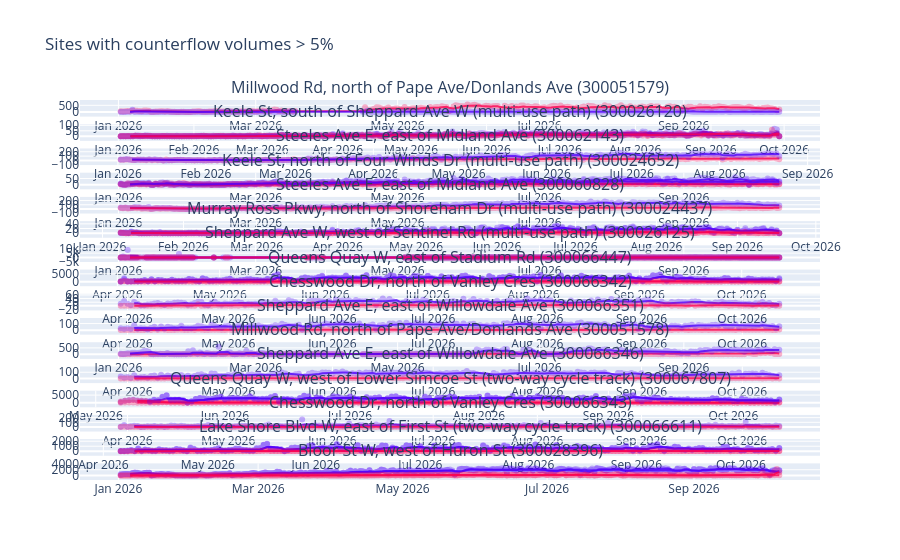

The notebook cell this image was saved under:
### Code cell
df["site_name"] = df.site_description + ' (' +  df.site_id + ')'
subject_sites = df.loc[df.percentage_change > 0.05, 'site_id'] #Let's look at all sites where this would make a difference of 5%
subject_site_names = df.loc[df.percentage_change > 0.05, "site_name"]

# Initiate the facet grid
fig = make_subplots(
    rows=len(subject_sites),
    cols=1,
    subplot_titles=subject_site_names,
    vertical_spacing=0.02
)

# add my plots in a looop
for i, site in enumerate(subject_sites):

    specify_site_query = site_query.format(site_id_=site)

    # print(f"Site: {site}")
    site_volumes = pd.read_sql(specify_site_query, con=engine)
    site_flow_info = site_volumes.drop_duplicates('flow_id')

    for flow_id, flow_type in zip(site_flow_info.flow_id, site_flow_info.flow_type):

        if flow_type == 'counterflow':
            colour='#fc0352'
        else:
            colour='#5203fc'
            
        temp_volumes = site_volumes[site_volumes.flow_id == flow_id].copy()
        temp_volumes['rolling_avg'] = temp_volumes.daily_volume.rolling(window=5).mean()
    
        fig.add_trace(
            go.Scatter(
                x=temp_volumes.date_,
                y=temp_volumes.daily_volume,
                mode="markers",
                name=f"{flow_type}",
                marker_color=colour,
                opacity=.3
                
            ),
            row = i + 1,
            col = 1
        )

        fig.add_trace(
            go.Scatter(
                x=temp_volumes.date_,
                y=temp_volumes.rolling_avg,
                mode='lines',
                name='5-Day Rolling Average',
                marker_color=colour,
                opacity=.8
                
            ),
            row = i + 1,
            col = 1
        )

fig.update_layout(
    title="Sites with counterflow volumes > 5% ",
    height=6000,
    showlegend=False
)

fig.show()

### Figure 1 — Plotly figure (JSON) as saved in the notebook; plotly's stock layout.template omitted (floating-point values rounded to 4 significant figures; data arrays with more than 128 entries replaced by an {"elided": "..."} marker saying what was removed)
{"data": [{"marker": {"color": "#fc0352"}, "mode": "markers", "name": "counterflow", "opacity": 0.3, "type": "scatter", "x": {"elided": "256 str values"}, "xaxis": "x", "y": {"elided": "256 int values"}, "yaxis": "y"}, {"marker": {"color": "#fc0352"}, "mode": "lines", "name": "5-Day Rolling Average", "opacity": 0.8, "type": "scatter", "x": {"elided": "256 str values"}, "xaxis": "x", "y": {"elided": "256 float values"}, "yaxis": "y"}, {"marker": {"color": "#5203fc"}, "mode": "markers", "name": "flow", "opacity": 0.3, "type": "scatter", "x": {"elided": "256 str values"}, "xaxis": "x", "y": {"elided": "256 int values"}, "yaxis": "y"}, {"marker": {"color": "#5203fc"}, "mode": "lines", "name": "5-Day Rolling Average", "opacity": 0.8, "type": "scatter", "x": {"elided": "256 str values"}, "xaxis": "x", "y": {"elided": "256 float values"}, "yaxis": "y"}, {"marker": {"color": "#5203fc"}, "mode": "markers", "name": "flow", "opacity": 0.3, "type": "scatter", "x": {"elided": "271 str values"}, "xaxis": "x2", "y": {"elided": "271 int values"}, "yaxis": "y2"}, {"marker": {"color": "#5203fc"}, "mode": "lines", "name": "5-Day Rolling Average", "opacity": 0.8, "type": "scatter", "x": {"elided": "271 str values"}, "xaxis": "x2", "y": {"elided": "271 float values"}, "yaxis": "y2"}, {"marker": {"color": "#fc0352"}, "mode": "markers", "name": "counterflow", "opacity": 0.3, "type": "scatter", "x": {"elided": "271 str values"}, "xaxis": "x2", "y": {"elided": "271 int values"}, "yaxis": "y2"}, {"marker": {"color": "#fc0352"}, "mode": "lines", "name": "5-Day Rolling Average", "opacity": 0.8, "type": "scatter", "x": {"elided": "271 str values"}, "xaxis": "x2", "y": {"elided": "271 float values"}, "yaxis": "y2"}, {"marker": {"color": "#5203fc"}, "mode": "markers", "name": "flow", "opacity": 0.3, "type": "scatter", "x": {"elided": "271 str values"}, "xaxis": "x2", "y": {"elided": "271 int values"}, "yaxis": "y2"}, {"marker": {"color": "#5203fc"}, "mode": "lines", "name": "5-Day Rolling Average", "opacity": 0.8, "type": "scatter", "x": {"elided": "271 str values"}, "xaxis": "x2", "y": {"elided": "271 float values"}, "yaxis": "y2"}, {"marker": {"color": "#fc0352"}, "mode": "markers", "name": "counterflow", "opacity": 0.3, "type": "scatter", "x": {"elided": "271 str values"}, "xaxis": "x2", "y": {"elided": "271 int values"}, "yaxis": "y2"}, {"marker": {"color": "#fc0352"}, "mode": "lines", "name": "5-Day Rolling Average", "opacity": 0.8, "type": "scatter", "x": {"elided": "271 str values"}, "xaxis": "x2", "y": {"elided": "271 float values"}, "yaxis": "y2"}, {"marker": {"color": "#fc0352"}, "mode": "markers", "name": "counterflow", "opacity": 0.3, "type": "scatter", "x": {"elided": "233 str values"}, "xaxis": "x3", "y": {"elided": "233 int values"}, "yaxis": "y3"}, {"marker": {"color": "#fc0352"}, "mode": "lines", "name": "5-Day Rolling Average", "opacity": 0.8, "type": "scatter", "x": {"elided": "233 str values"}, "xaxis": "x3", "y": {"elided": "233 float values"}, "yaxis": "y3"}, {"marker": {"color": "#5203fc"}, "mode": "markers", "name": "flow", "opacity": 0.3, "type": "scatter", "x": {"elided": "233 str values"}, "xaxis": "x3", "y": {"elided": "233 int values"}, "yaxis": "y3"}, {"marker": {"color": "#5203fc"}, "mode": "lines", "name": "5-Day Rolling Average", "opacity": 0.8, "type": "scatter", "x": {"elided": "233 str values"}, "xaxis": "x3", "y": {"elided": "233 float values"}, "yaxis": "y3"}, {"marker": {"color": "#5203fc"}, "mode": "markers", "name": "flow", "opacity": 0.3, "type": "scatter", "x": {"elided": "283 str values"}, "xaxis": "x4", "y": {"elided": "283 int values"}, "yaxis": "y4"}, {"marker": {"color": "#5203fc"}, "mode": "lines", "name": "5-Day Rolling Average", "opacity": 0.8, "type": "scatter", "x": {"elided": "283 str values"}, "xaxis": "x4", "y": {"elided": "283 float values"}, "yaxis": "y4"}, {"marker": {"color": "#fc0352"}, "mode": "markers", "name": "counterflow", "opacity": 0.3, "type": "scatter", "x": {"elided": "283 str values"}, "xaxis": "x4", "y": {"elided": "283 int values"}, "yaxis": "y4"}, {"marker": {"color": "#fc0352"}, "mode": "lines", "name": "5-Day Rolling Average", "opacity": 0.8, "type": "scatter", "x": {"elided": "283 str values"}, "xaxis": "x4", "y": {"elided": "283 float values"}, "yaxis": "y4"}, {"marker": {"color": "#fc0352"}, "mode": "markers", "name": "counterflow", "opacity": 0.3, "type": "scatter", "x": {"elided": "283 str values"}, "xaxis": "x4", "y": {"elided": "283 int values"}, "yaxis": "y4"}, {"marker": {"color": "#fc0352"}, "mode": "lines", "name": "5-Day Rolling Average", "opacity": 0.8, "type": "scatter", "x": {"elided": "283 str values"}, "xaxis": "x4", "y": {"elided": "283 float values"}, "yaxis": "y4"}, {"marker": {"color": "#5203fc"}, "mode": "markers", "name": "flow", "opacity": 0.3, "type": "scatter", "x": {"elided": "283 str values"}, "xaxis": "x4", "y": {"elided": "283 int values"}, "yaxis": "y4"}, {"marker": {"color": "#5203fc"}, "mode": "lines", "name": "5-Day Rolling Average", "opacity": 0.8, "type": "scatter", "x": {"elided": "283 str values"}, "xaxis": "x4", "y": {"elided": "283 float values"}, "yaxis": "y4"}, {"marker": {"color": "#5203fc"}, "mode": "markers", "name": "flow", "opacity": 0.3, "type": "scatter", "x": {"elided": "284 str values"}, "xaxis": "x5", "y": {"elided": "284 int values"}, "yaxis": "y5"}, {"marker": {"color": "#5203fc"}, "mode": "lines", "name": "5-Day Rolling Average", "opacity": 0.8, "type": "scatter", "x": {"elided": "284 str values"}, "xaxis": "x5", "y": {"elided": "284 float values"}, "yaxis": "y5"}, {"marker": {"color": "#fc0352"}, "mode": "markers", "name": "counterflow", "opacity": 0.3, "type": "scatter", "x": {"elided": "284 str values"}, "xaxis": "x5", "y": {"elided": "284 int values"}, "yaxis": "y5"}, {"marker": {"color": "#fc0352"}, "mode": "lines", "name": "5-Day Rolling Average", "opacity": 0.8, "type": "scatter", "x": {"elided": "284 str values"}, "xaxis": "x5", "y": {"elided": "284 float values"}, "yaxis": "y5"}, {"marker": {"color": "#5203fc"}, "mode": "markers", "name": "flow", "opacity": 0.3, "type": "scatter", "x": {"elided": "252 str values"}, "xaxis": "x6", "y": {"elided": "252 int values"}, "yaxis": "y6"}, {"marker": {"color": "#5203fc"}, "mode": "lines", "name": "5-Day Rolling Average", "opacity": 0.8, "type": "scatter", "x": {"elided": "252 str values"}, "xaxis": "x6", "y": {"elided": "252 float values"}, "yaxis": "y6"}, {"marker": {"color": "#fc0352"}, "mode": "markers", "name": "counterflow", "opacity": 0.3, "type": "scatter", "x": {"elided": "252 str values"}, "xaxis": "x6", "y": {"elided": "252 int values"}, "yaxis": "y6"}, {"marker": {"color": "#fc0352"}, "mode": "lines", "name": "5-Day Rolling Average", "opacity": 0.8, "type": "scatter", "x": {"elided": "252 str values"}, "xaxis": "x6", "y": {"elided": "252 float values"}, "yaxis": "y6"}, {"marker": {"color": "#5203fc"}, "mode": "markers", "name": "flow", "opacity": 0.3, "type": "scatter", "x": {"elided": "252 str values"}, "xaxis": "x6", "y": {"elided": "252 int values"}, "yaxis": "y6"}, {"marker": {"color": "#5203fc"}, "mode": "lines", "name": "5-Day Rolling Average", "opacity": 0.8, "type": "scatter", "x": {"elided": "252 str values"}, "xaxis": "x6", "y": {"elided": "252 float values"}, "yaxis": "y6"}, {"marker": {"color": "#fc0352"}, "mode": "markers", "name": "counterflow", "opacity": 0.3, "type": "scatter", "x": {"elided": "252 str values"}, "xaxis": "x6", "y": {"elided": "252 int values"}, "yaxis": "y6"}, {"marker": {"color": "#fc0352"}, "mode": "lines", "name": "5-Day Rolling Average", "opacity": 0.8, "type": "scatter", "x": {"elided": "252 str values"}, "xaxis": "x6", "y": {"elided": "252 float values"}, "yaxis": "y6"}, {"marker": {"color": "#5203fc"}, "mode": "markers", "name": "flow", "opacity": 0.3, "type": "scatter", "x": {"elided": "208 str values"}, "xaxis": "x7", "y": {"elided": "208 int values"}, "yaxis": "y7"}, {"marker": {"color": "#5203fc"}, "mode": "lines", "name": "5-Day Rolling Average", "opacity": 0.8, "type": "scatter", "x": {"elided": "208 str values"}, "xaxis": "x7", "y": {"elided": "208 float values"}, "yaxis": "y7"}, {"marker": {"color": "#fc0352"}, "mode": "markers", "name": "counterflow", "opacity": 0.3, "type": "scatter", "x": {"elided": "194 str values"}, "xaxis": "x7", "y": {"elided": "194 int values"}, "yaxis": "y7"}, {"marker": {"color": "#fc0352"}, "mode": "lines", "name": "5-Day Rolling Average", "opacity": 0.8, "type": "scatter", "x": {"elided": "194 str values"}, "xaxis": "x7", "y": {"elided": "194 float values"}, "yaxis": "y7"}, {"marker": {"color": "#5203fc"}, "mode": "markers", "name": "flow", "opacity": 0.3, "type": "scatter", "x": {"elided": "192 str values"}, "xaxis": "x7", "y": {"elided": "192 int values"}, "yaxis": "y7"}, {"marker": {"color": "#5203fc"}, "mode": "lines", "name": "5-Day Rolling Average", "opacity": 0.8, "type": "scatter", "x": {"elided": "192 str values"}, "xaxis": "x7", "y": {"elided": "192 float values"}, "yaxis": "y7"}, {"marker": {"color": "#fc0352"}, "mode": "markers", "name": "counterflow", "opacity": 0.3, "type": "scatter", "x": {"elided": "203 str values"}, "xaxis": "x7", "y": {"elided": "203 int values"}, "yaxis": "y7"}, {"marker": {"color": "#fc0352"}, "mode": "lines", "name": "5-Day Rolling Average", "opacity": 0.8, "type": "scatter", "x": {"elided": "203 str values"}, "xaxis": "x7", "y": {"elided": "203 float values"}, "yaxis": "y7"}, {"marker": {"color": "#fc0352"}, "mode": "markers", "name": "counterflow", "opacity": 0.3, "type": "scatter", "x": {"elided": "194 str values"}, "xaxis": "x8", "y": {"elided": "194 int values"}, "yaxis": "y8"}, {"marker": {"color": "#fc0352"}, "mode": "lines", "name": "5-Day Rolling Average", "opacity": 0.8, "type": "scatter", "x": {"elided": "194 str values"}, "xaxis": "x8", "y": {"elided": "194 float values"}, "yaxis": "y8"}, {"marker": {"color": "#5203fc"}, "mode": "markers", "name": "flow", "opacity": 0.3, "type": "scatter", "x": {"elided": "194 str values"}, "xaxis": "x8", "y": {"elided": "194 int values"}, "yaxis": "y8"}, {"marker": {"color": "#5203fc"}, "mode": "lines", "name": "5-Day Rolling Average", "opacity": 0.8, "type": "scatter", "x": {"elided": "194 str values"}, "xaxis": "x8", "y": {"elided": "194 float values"}, "yaxis": "y8"}, {"marker": {"color": "#5203fc"}, "mode": "markers", "name": "flow", "opacity": 0.3, "type": "scatter", "x": {"elided": "194 str values"}, "xaxis": "x8", "y": {"elided": "194 int values"}, "yaxis": "y8"}, {"marker": {"color": "#5203fc"}, "mode": "lines", "name": "5-Day Rolling Average", "opacity": 0.8, "type": "scatter", "x": {"elided": "194 str values"}, "xaxis": "x8", "y": {"elided": "194 float values"}, "yaxis": "y8"}, {"marker": {"color": "#fc0352"}, "mode": "markers", "name": "counterflow", "opacity": 0.3, "type": "scatter", "x": {"elided": "194 str values"}, "xaxis": "x8", "y": {"elided": "194 int values"}, "yaxis": "y8"}, {"marker": {"color": "#fc0352"}, "mode": "lines", "name": "5-Day Rolling Average", "opacity": 0.8, "type": "scatter", "x": {"elided": "194 str values"}, "xaxis": "x8", "y": {"elided": "194 float values"}, "yaxis": "y8"}, {"marker": {"color": "#5203fc"}, "mode": "markers", "name": "flow", "opacity": 0.3, "type": "scatter", "x": {"elided": "197 str values"}, "xaxis": "x9", "y": {"elided": "197 int values"}, "yaxis": "y9"}, {"marker": {"color": "#5203fc"}, "mode": "lines", "name": "5-Day Rolling Average", "opacity": 0.8, "type": "scatter", "x": {"elided": "197 str values"}, "xaxis": "x9", "y": {"elided": "197 float values"}, "yaxis": "y9"}, {"marker": {"color": "#fc0352"}, "mode": "markers", "name": "counterflow", "opacity": 0.3, "type": "scatter", "x": {"elided": "197 str values"}, "xaxis": "x9", "y": {"elided": "197 int values"}, "yaxis": "y9"}, {"marker": {"color": "#fc0352"}, "mode": "lines", "name": "5-Day Rolling Average", "opacity": 0.8, "type": "scatter", "x": {"elided": "197 str values"}, "xaxis": "x9", "y": {"elided": "197 float values"}, "yaxis": "y9"}, {"marker": {"color": "#fc0352"}, "mode": "markers", "name": "counterflow", "opacity": 0.3, "type": "scatter", "x": {"elided": "197 str values"}, "xaxis": "x10", "y": {"elided": "197 int values"}, "yaxis": "y10"}, {"marker": {"color": "#fc0352"}, "mode": "lines", "name": "5-Day Rolling Average", "opacity": 0.8, "type": "scatter", "x": {"elided": "197 str values"}, "xaxis": "x10", "y": {"elided": "197 float values"}, "yaxis": "y10"}, {"marker": {"color": "#5203fc"}, "mode": "markers", "name": "flow", "opacity": 0.3, "type": "scatter", "x": {"elided": "197 str values"}, "xaxis": "x10", "y": {"elided": "197 int values"}, "yaxis": "y10"}, {"marker": {"color": "#5203fc"}, "mode": "lines", "name": "5-Day Rolling Average", "opacity": 0.8, "type": "scatter", "x": {"elided": "197 str values"}, "xaxis": "x10", "y": {"elided": "197 float values"}, "yaxis": "y10"}, {"marker": {"color": "#fc0352"}, "mode": "markers", "name": "counterflow", "opacity": 0.3, "type": "scatter", "x": {"elided": "276 str values"}, "xaxis": "x11", "y": {"elided": "276 int values"}, "yaxis": "y11"}, {"marker": {"color": "#fc0352"}, "mode": "lines", "name": "5-Day Rolling Average", "opacity": 0.8, "type": "scatter", "x": {"elided": "276 str values"}, "xaxis": "x11", "y": {"elided": "276 float values"}, "yaxis": "y11"}, {"marker": {"color": "#5203fc"}, "mode": "markers", "name": "flow", "opacity": 0.3, "type": "scatter", "x": {"elided": "276 str values"}, "xaxis": "x11", "y": {"elided": "276 int values"}, "yaxis": "y11"}, {"marker": {"color": "#5203fc"}, "mode": "lines", "name": "5-Day Rolling Average", "opacity": 0.8, "type": "scatter", "x": {"elided": "276 str values"}, "xaxis": "x11", "y": {"elided": "276 float values"}, "yaxis": "y11"}, {"marker": {"color": "#5203fc"}, "mode": "markers", "name": "flow", "opacity": 0.3, "type": "scatter", "x": {"elided": "197 str values"}, "xaxis": "x12", "y": {"elided": "197 int values"}, "yaxis": "y12"}, {"marker": {"color": "#5203fc"}, "mode": "lines", "name": "5-Day Rolling Average", "opacity": 0.8, "type": "scatter", "x": {"elided": "197 str values"}, "xaxis": "x12", "y": {"elided": "197 float values"}, "yaxis": "y12"}, {"marker": {"color": "#fc0352"}, "mode": "markers", "name": "counterflow", "opacity": 0.3, "type": "scatter", "x": {"elided": "197 str values"}, "xaxis": "x12", "y": {"elided": "197 int values"}, "yaxis": "y12"}, {"marker": {"color": "#fc0352"}, "mode": "lines", "name": "5-Day Rolling Average", "opacity": 0.8, "type": "scatter", "x": {"elided": "197 str values"}, "xaxis": "x12", "y": {"elided": "197 float values"}, "yaxis": "y12"}, {"marker": {"color": "#5203fc"}, "mode": "markers", "name": "flow", "opacity": 0.3, "type": "scatter", "x": {"elided": "159 str values"}, "xaxis": "x13", "y": {"elided": "159 int values"}, "yaxis": "y13"}, {"marker": {"color": "#5203fc"}, "mode": "lines", "name": "5-Day Rolling Average", "opacity": 0.8, "type": "scatter", "x": {"elided": "159 str values"}, "xaxis": "x13", "y": {"elided": "159 float values"}, "yaxis": "y13"}, {"marker": {"color": "#fc0352"}, "mode": "markers", "name": "counterflow", "opacity": 0.3, "type": "scatter", "x": {"elided": "159 str values"}, "xaxis": "x13", "y": {"elided": "159 int values"}, "yaxis": "y13"}, {"marker": {"color": "#fc0352"}, "mode": "lines", "name": "5-Day Rolling Average", "opacity": 0.8, "type": "scatter", "x": {"elided": "159 str values"}, "xaxis": "x13", "y": {"elided": "159 float values"}, "yaxis": "y13"}, {"marker": {"color": "#fc0352"}, "mode": "markers", "name": "counterflow", "opacity": 0.3, "type": "scatter", "x": {"elided": "159 str values"}, "xaxis": "x13", "y": {"elided": "159 int values"}, "yaxis": "y13"}, {"marker": {"color": "#fc0352"}, "mode": "lines", "name": "5-Day Rolling Average", "opacity": 0.8, "type": "scatter", "x": {"elided": "159 str values"}, "xaxis": "x13", "y": {"elided": "159 float values"}, "yaxis": "y13"}, {"marker": {"color": "#5203fc"}, "mode": "markers", "name": "flow", "opacity": 0.3, "type": "scatter", "x": {"elided": "152 str values"}, "xaxis": "x13", "y": {"elided": "152 int values"}, "yaxis": "y13"}, {"marker": {"color": "#5203fc"}, "mode": "lines", "name": "5-Day Rolling Average", "opacity": 0.8, "type": "scatter", "x": {"elided": "152 str values"}, "xaxis": "x13", "y": {"elided": "152 float values"}, "yaxis": "y13"}, {"marker": {"color": "#5203fc"}, "mode": "markers", "name": "flow", "opacity": 0.3, "type": "scatter", "x": {"elided": "197 str values"}, "xaxis": "x14", "y": {"elided": "197 int values"}, "yaxis": "y14"}, {"marker": {"color": "#5203fc"}, "mode": "lines", "name": "5-Day Rolling Average", "opacity": 0.8, "type": "scatter", "x": {"elided": "197 str values"}, "xaxis": "x14", "y": {"elided": "197 float values"}, "yaxis": "y14"}, {"marker": {"color": "#fc0352"}, "mode": "markers", "name": "counterflow", "opacity": 0.3, "type": "scatter", "x": {"elided": "197 str values"}, "xaxis": "x14", "y": {"elided": "197 int values"}, "yaxis": "y14"}, {"marker": {"color": "#fc0352"}, "mode": "lines", "name": "5-Day Rolling Average", "opacity": 0.8, "type": "scatter", "x": {"elided": "197 str values"}, "xaxis": "x14", "y": {"elided": "197 float values"}, "yaxis": "y14"}, {"marker": {"color": "#fc0352"}, "mode": "markers", "name": "counterflow", "opacity": 0.3, "type": "scatter", "x": {"elided": "190 str values"}, "xaxis": "x15", "y": {"elided": "190 int values"}, "yaxis": "y15"}, {"marker": {"color": "#fc0352"}, "mode": "lines", "name": "5-Day Rolling Average", "opacity": 0.8, "type": "scatter", "x": {"elided": "190 str values"}, "xaxis": "x15", "y": {"elided": "190 float values"}, "yaxis": "y15"}, {"marker": {"color": "#5203fc"}, "mode": "markers", "name": "flow", "opacity": 0.3, "type": "scatter", "x": {"elided": "190 str values"}, "xaxis": "x15", "y": {"elided": "190 int values"}, "yaxis": "y15"}, {"marker": {"color": "#5203fc"}, "mode": "lines", "name": "5-Day Rolling Average", "opacity": 0.8, "type": "scatter", "x": {"elided": "190 str values"}, "xaxis": "x15", "y": {"elided": "190 float values"}, "yaxis": "y15"}, {"marker": {"color": "#5203fc"}, "mode": "markers", "name": "flow", "opacity": 0.3, "type": "scatter", "x": {"elided": "190 str values"}, "xaxis": "x15", "y": {"elided": "190 int values"}, "yaxis": "y15"}, {"marker": {"color": "#5203fc"}, "mode": "lines", "name": "5-Day Rolling Average", "opacity": 0.8, "type": "scatter", "x": {"elided": "190 str values"}, "xaxis": "x15", "y": {"elided": "190 float values"}, "yaxis": "y15"}, {"marker": {"color": "#fc0352"}, "mode": "markers", "name": "counterflow", "opacity": 0.3, "type": "scatter", "x": {"elided": "190 str values"}, "xaxis": "x15", "y": {"elided": "190 int values"}, "yaxis": "y15"}, {"marker": {"color": "#fc0352"}, "mode": "lines", "name": "5-Day Rolling Average", "opacity": 0.8, "type": "scatter", "x": {"elided": "190 str values"}, "xaxis": "x15", "y": {"elided": "190 float values"}, "yaxis": "y15"}, {"marker": {"color": "#5203fc"}, "mode": "markers", "name": "flow", "opacity": 0.3, "type": "scatter", "x": {"elided": "279 str values"}, "xaxis": "x16", "y": {"elided": "279 int values"}, "yaxis": "y16"}, {"marker": {"color": "#5203fc"}, "mode": "lines", "name": "5-Day Rolling Average", "opacity": 0.8, "type": "scatter", "x": {"elided": "279 str values"}, "xaxis": "x16", "y": {"elided": "279 float values"}, "yaxis": "y16"}, {"marker": {"color": "#5203fc"}, "mode": "markers", "name": "flow", "opacity": 0.3, "type": "scatter", "x": {"elided": "279 str values"}, "xaxis": "x16", "y": {"elided": "279 int values"}, "yaxis": "y16"}, {"marker": {"color": "#5203fc"}, "mode": "lines", "name": "5-Day Rolling Average", "opacity": 0.8, "type": "scatter", "x": {"elided": "279 str values"}, "xaxis": "x16", "y": {"elided": "279 float values"}, "yaxis": "y16"}, {"marker": {"color": "#fc0352"}, "mode": "markers", "name": "counterflow", "opacity": 0.3, "type": "scatter", "x": {"elided": "279 str values"}, "xaxis": "x16", "y": {"elided": "279 int values"}, "yaxis": "y16"}, {"marker": {"color": "#fc0352"}, "mode": "lines", "name": "5-Day Rolling Average", "opacity": 0.8, "type": "scatter", "x": {"elided": "279 str values"}, "xaxis": "x16", "y": {"elided": "279 float values"}, "yaxis": "y16"}, {"marker": {"color": "#fc0352"}, "mode": "markers", "name": "counterflow", "opacity": 0.3, "type": "scatter", "x": {"elided": "279 str values"}, "xaxis": "x16", "y": {"elided": "279 int values"}, "yaxis": "y16"}, {"marker": {"color": "#fc0352"}, "mode": "lines", "name": "5-Day Rolling Average", "opacity": 0.8, "type": "scatter", "x": {"elided": "279 str values"}, "xaxis": "x16", "y": {"elided": "279 float values"}, "yaxis": "y16"}], "layout": {"annotations": [{"font": {"size": 16}, "showarrow": false, "text": "Millwood Rd, north of Pape Ave/Donlands Ave (300051579)", "x": 0.5, "xanchor": "center", "xref": "paper", "y": 1.0, "yanchor": "bottom", "yref": "paper"}, {"font": {"size": 16}, "showarrow": false, "text": "Keele St, south of Sheppard Ave W (multi-use path) (300026120)", "x": 0.5, "xanchor": "center", "xref": "paper", "y": 0.9362, "yanchor": "bottom", "yref": "paper"}, {"font": {"size": 16}, "showarrow": false, "text": "Steeles Ave E, east of Midland Ave (300062143)", "x": 0.5, "xanchor": "center", "xref": "paper", "y": 0.8725, "yanchor": "bottom", "yref": "paper"}, {"font": {"size": 16}, "showarrow": false, "text": "Keele St, north of Four Winds Dr (multi-use path) (300024652)", "x": 0.5, "xanchor": "center", "xref": "paper", "y": 0.8087, "yanchor": "bottom", "yref": "paper"}, {"font": {"size": 16}, "showarrow": false, "text": "Steeles Ave E, east of Midland Ave (300060828)", "x": 0.5, "xanchor": "center", "xref": "paper", "y": 0.745, "yanchor": "bottom", "yref": "paper"}, {"font": {"size": 16}, "showarrow": false, "text": "Murray Ross Pkwy, north of Shoreham Dr (multi-use path) (300024437)", "x": 0.5, "xanchor": "center", "xref": "paper", "y": 0.6813, "yanchor": "bottom", "yref": "paper"}, {"font": {"size": 16}, "showarrow": false, "text": "Sheppard Ave W, west of Sentinel Rd (multi-use path) (300026125)", "x": 0.5, "xanchor": "center", "xref": "paper", "y": 0.6175, "yanchor": "bottom", "yref": "paper"}, {"font": {"size": 16}, "showarrow": false, "text": "Queens Quay W, east of Stadium Rd (300066447)", "x": 0.5, "xanchor": "center", "xref": "paper", "y": 0.5537, "yanchor": "bottom", "yref": "paper"}, {"font": {"size": 16}, "showarrow": false, "text": "Chesswood Dr, north of Vanley Cres (300066342)", "x": 0.5, "xanchor": "center", "xref": "paper", "y": 0.49, "yanchor": "bottom", "yref": "paper"}, {"font": {"size": 16}, "showarrow": false, "text": "Sheppard Ave E, east of Willowdale Ave (300066351)", "x": 0.5, "xanchor": "center", "xref": "paper", "y": 0.4263, "yanchor": "bottom", "yref": "paper"}, {"font": {"size": 16}, "showarrow": false, "text": "Millwood Rd, north of Pape Ave/Donlands Ave (300051578)", "x": 0.5, "xanchor": "center", "xref": "paper", "y": 0.3625, "yanchor": "bottom", "yref": "paper"}, {"font": {"size": 16}, "showarrow": false, "text": "Sheppard Ave E, east of Willowdale Ave (300066346)", "x": 0.5, "xanchor": "center", "xref": "paper", "y": 0.2988, "yanchor": "bottom", "yref": "paper"}, {"font": {"size": 16}, "showarrow": false, "text": "Queens Quay W, west of Lower Simcoe St (two-way cycle track) (300067807)", "x": 0.5, "xanchor": "center", "xref": "paper", "y": 0.235, "yanchor": "bottom", "yref": "paper"}, {"font": {"size": 16}, "showarrow": false, "text": "Chesswood Dr, north of Vanley Cres (300066343)", "x": 0.5, "xanchor": "center", "xref": "paper", "y": 0.1713, "yanchor": "bottom", "yref": "paper"}, {"font": {"size": 16}, "showarrow": false, "text": "Lake Shore Blvd W, east of First St (two-way cycle track) (300066611)", "x": 0.5, "xanchor": "center", "xref": "paper", "y": 0.1075, "yanchor": "bottom", "yref": "paper"}, {"font": {"size": 16}, "showarrow": false, "text": "Bloor St W, west of Huron St (300028396)", "x": 0.5, "xanchor": "center", "xref": "paper", "y": 0.04375, "yanchor": "bottom", "yref": "paper"}], "autosize": true, "showlegend": false, "title": {"text": "Sites with counterflow volumes > 5% "}, "xaxis": {"anchor": "y", "autorange": true, "domain": [0, 1], "range": ["2025-12-14 19:31:24.6395", "2026-10-30 04:28:35.3605"], "type": "date"}, "xaxis10": {"anchor": "y10", "autorange": true, "domain": [0, 1], "range": ["2026-03-17 09:42:19.185", "2026-10-24 14:17:40.815"], "type": "date"}, "xaxis11": {"anchor": "y11", "autorange": true, "domain": [0, 1], "range": ["2025-12-14 19:31:24.6395", "2026-10-30 04:28:35.3605"], "type": "date"}, "xaxis12": {"anchor": "y12", "autorange": true, "domain": [0, 1], "range": ["2026-03-17 09:42:19.185", "2026-10-24 14:17:40.815"], "type": "date"}, "xaxis13": {"anchor": "y13", "autorange": true, "domain": [0, 1], "range": ["2026-04-26 20:18:48.5266", "2026-10-22 03:41:11.4734"], "type": "date"}, "xaxis14": {"anchor": "y14", "autorange": true, "domain": [0, 1], "range": ["2026-03-17 09:42:19.185", "2026-10-24 14:17:40.815"], "type": "date"}, "xaxis15": {"anchor": "y15", "autorange": true, "domain": [0, 1], "range": ["2026-03-24 20:30:05.6426", "2026-10-24 03:29:54.3574"], "type": "date"}, "xaxis16": {"anchor": "y16", "autorange": true, "domain": [0, 1], "range": ["2025-12-15 03:14:06.395", "2026-10-24 20:45:53.605"], "type": "date"}, "xaxis2": {"anchor": "y2", "autorange": true, "domain": [0, 1], "range": ["2025-12-15 15:34:25.2038", "2026-10-16 08:25:34.7962"], "type": "date"}, "xaxis3": {"anchor": "y3", "autorange": true, "domain": [0, 1], "range": ["2025-12-18 02:10:54.5455", "2026-09-05 21:49:05.4545"], "type": "date"}, "xaxis4": {"anchor": "y4", "autorange": true, "domain": [0, 1], "range": ["2025-12-14 19:31:24.6395", "2026-10-30 04:28:35.3605"], "type": "date"}, "xaxis5": {"anchor": "y5", "autorange": true, "domain": [0, 1], "range": ["2025-12-14 19:31:24.6395", "2026-10-30 04:28:35.3605"], "type": "date"}, "xaxis6": {"anchor": "y6", "autorange": true, "domain": [0, 1], "range": ["2025-12-22 19:20:07.5235", "2026-10-03 04:39:52.4765"], "type": "date"}, "xaxis7": {"anchor": "y7", "autorange": true, "domain": [0, 1], "range": ["2025-12-14 19:31:24.6395", "2026-10-30 04:28:35.3605"], "type": "date"}, "xaxis8": {"anchor": "y8", "autorange": true, "domain": [0, 1], "range": ["2026-03-20 14:19:56.2382", "2026-10-24 09:40:03.7618"], "type": "date"}, "xaxis9": {"anchor": "y9", "autorange": true, "domain": [0, 1], "range": ["2026-03-17 09:42:19.185", "2026-10-24 14:17:40.815"], "type": "date"}, "yaxis": {"anchor": "x", "autorange": true, "domain": [0.9562, 1.0], "range": [-41.19, 595.2], "type": "linear"}, "yaxis10": {"anchor": "x10", "autorange": true, "domain": [0.3825, 0.4263], "range": [-7.476, 123.5], "type": "linear"}, "yaxis11": {"anchor": "x11", "autorange": true, "domain": [0.3187, 0.3625], "range": [-43.27, 625.3], "type": "linear"}, "yaxis12": {"anchor": "x12", "autorange": true, "domain": [0.255, 0.2988], "range": [-8.848, 127.8], "type": "linear"}, "yaxis13": {"anchor": "x13", "autorange": true, "domain": [0.1912, 0.235], "range": [-351.4, 5232.0], "type": "linear"}, "yaxis14": {"anchor": "x14", "autorange": true, "domain": [0.1275, 0.1713], "range": [-11.9, 171.9], "type": "linear"}, "yaxis15": {"anchor": "x15", "autorange": true, "domain": [0.06375, 0.1075], "range": [-110.3, 1609.0], "type": "linear"}, "yaxis16": {"anchor": "x16", "autorange": true, "domain": [0, 0.04375], "range": [-195.3, 2821.0], "type": "linear"}, "yaxis2": {"anchor": "x2", "autorange": true, "domain": [0.8925, 0.9362], "range": [-5.056, 73.06], "type": "linear"}, "yaxis3": {"anchor": "x3", "autorange": true, "domain": [0.8287, 0.8725], "range": [-12.71, 183.7], "type": "linear"}, "yaxis4": {"anchor": "x4", "autorange": true, "domain": [0.765, 0.8087], "range": [-4.461, 64.46], "type": "linear"}, "yaxis5": {"anchor": "x5", "autorange": true, "domain": [0.7013, 0.745], "range": [-13.23, 191.2], "type": "linear"}, "yaxis6": {"anchor": "x6", "autorange": true, "domain": [0.6375, 0.6813], "range": [-2.379, 34.38], "type": "linear"}, "yaxis7": {"anchor": "x7", "autorange": true, "domain": [0.5737, 0.6175], "range": [-649.7, 9388.0], "type": "linear"}, "yaxis8": {"anchor": "x8", "autorange": true, "domain": [0.51, 0.5537], "range": [-346.0, 5170.0], "type": "linear"}, "yaxis9": {"anchor": "x9", "autorange": true, "domain": [0.4463, 0.49], "range": [-3.048, 44.05], "type": "linear"}}}
